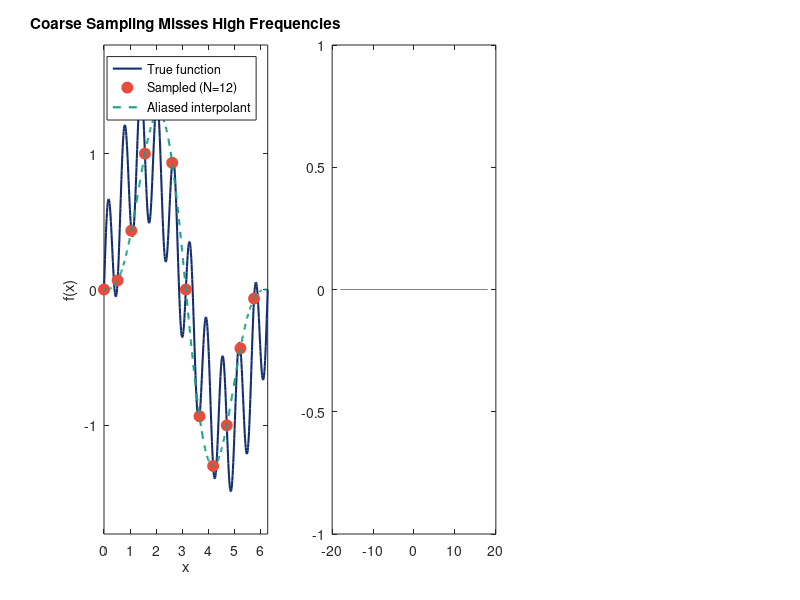

The MATLAB source for this figure: (Note: this script raises an error after producing the figure.)
%% aliasing_demo.m
%
% Visualization of the aliasing phenomenon (Theorem 2: Poisson summation).
%
% When a function is sampled at N equispaced points, frequencies differing
% by multiples of N become indistinguishable. High frequencies "fold" onto
% low frequencies.
%
% Author: Dr. Denys Dutykh (Khalifa University, Abu Dhabi, UAE)
% Part of "Computational Etudes: A Spectral Approach"
% https://github.com/dutykh/computational-etudes

clear; close all; clc;

%% Configuration
% Colors
NAVY = [0.078 0.176 0.431];
CORAL = [0.906 0.298 0.235];
TEAL = [0.086 0.627 0.522];
PURPLE = [0.608 0.349 0.714];

% Output path
script_dir = fileparts(mfilename('fullpath'));
output_dir = fullfile(script_dir, '..', '..', '..', 'textbook', 'figures', 'ch06', 'matlab');
output_file = fullfile(output_dir, 'aliasing_visualization.pdf');

if ~exist(output_dir, 'dir')
    mkdir(output_dir);
end

%% Create figure with 3 panels
fig = figure('Units', 'inches', 'Position', [1, 1, 12, 4]);

%% Panel 1: Coarse sampling misses oscillations
subplot(1, 3, 1);

% Function with low and high frequency content
f = @(x) sin(x) + 0.5 * sin(10*x);

x_fine = linspace(0, 2*pi, 500);
N_coarse = 12;
x_coarse = linspace(0, 2*pi, N_coarse+1);
x_coarse = x_coarse(1:end-1);

% Aliased interpolant: sin(10x) -> sin(10x - 12x) = sin(-2x)
f_aliased = @(x) sin(x) - 0.5 * sin(2*x);

plot(x_fine, f(x_fine), '-', 'Color', NAVY, 'LineWidth', 1.5, ...
     'DisplayName', 'True function');
hold on;
plot(x_coarse, f(x_coarse), 'o', 'Color', CORAL, 'MarkerSize', 8, ...
     'MarkerFaceColor', CORAL, 'DisplayName', sprintf('Sampled (N=%d)', N_coarse));
plot(x_fine, f_aliased(x_fine), '--', 'Color', TEAL, 'LineWidth', 1.5, ...
     'DisplayName', 'Aliased interpolant');

xlabel('x');
ylabel('f(x)');
title('Coarse Sampling Misses High Frequencies');
legend('Location', 'northeast', 'FontSize', 9);
xlim([0, 2*pi]);
ylim([-1.8, 1.8]);
box on;

%% Panel 2: Frequency folding schematic
subplot(1, 3, 2);

N = 12;
nyquist = N / 2;

% Frequency axis
plot([-18, 18], [0, 0], 'Color', [0.5 0.5 0.5], 'LineWidth', 0.5);
hold on;

% Nyquist boundaries
xline(-nyquist, '--', 'Color', [0.5 0.5 0.5], 'LineWidth', 1);
xline(nyquist, '--', 'Color', [0.5 0.5 0.5], 'LineWidth', 1);

% Shade resolved region
fill([-nyquist, nyquist, nyquist, -nyquist], [-0.8, -0.8, 0.8, 0.8], ...
     TEAL, 'FaceAlpha', 0.2, 'EdgeColor', 'none');
text(0, 0.6, {'Resolved', 'frequencies'}, 'HorizontalAlignment', 'center', ...
     'FontSize', 10, 'Color', TEAL);

% k=10 folds to k=-2
k_original = 10;
k_aliased = k_original - N;  % = -2
annotation('arrow', [0.55, 0.47], [0.65, 0.65], 'Color', CORAL, 'LineWidth', 2);
plot(k_original, 0.3, 'o', 'Color', CORAL, 'MarkerSize', 8, 'MarkerFaceColor', CORAL);
text(k_original, 0.45, sprintf('k=%d', k_original), 'HorizontalAlignment', 'center', ...
     'FontSize', 10, 'Color', CORAL);
text((k_original + k_aliased)/2, 0.5, 'folds to', 'HorizontalAlignment', 'center', ...
     'FontSize', 9, 'Color', CORAL);

% k=-10 folds to k=2
k_original2 = -10;
k_aliased2 = k_original2 + N;  % = 2
annotation('arrow', [0.45, 0.53], [0.35, 0.35], 'Color', PURPLE, 'LineWidth', 2);
plot(k_original2, -0.3, 'o', 'Color', PURPLE, 'MarkerSize', 8, 'MarkerFaceColor', PURPLE);
text(k_original2, -0.45, sprintf('k=%d', k_original2), 'HorizontalAlignment', 'center', ...
     'FontSize', 10, 'Color', PURPLE);

% Labels for boundaries
text(-nyquist, -0.7, {'-N/2', sprintf('=%d', -nyquist)}, 'HorizontalAlignment', 'center', ...
     'FontSize', 10, 'Color', [0.5 0.5 0.5]);
text(nyquist, -0.7, {'N/2', sprintf('=%d', nyquist)}, 'HorizontalAlignment', 'center', ...
     'FontSize', 10, 'Color', [0.5 0.5 0.5]);

xlabel('Wavenumber k');
title(sprintf('Frequency Folding (N=%d)', N));
xlim([-18, 18]);
ylim([-1, 1]);
set(gca, 'YTick', []);
box on;

%% Panel 3: True vs aliased spectrum
subplot(1, 3, 3);

% Function with significant high-frequency content
g = @(x) 1 ./ (1.5 + cos(x));

% Fine spectrum (truth)
N_fine = 128;
x_fine = linspace(0, 2*pi, N_fine+1);
x_fine = x_fine(1:end-1);
g_hat_fine = abs(fft(g(x_fine))) / N_fine;

% Coarse spectrum (aliased)
N_coarse = 16;
x_coarse = linspace(0, 2*pi, N_coarse+1);
x_coarse = x_coarse(1:end-1);
g_hat_coarse = abs(fft(g(x_coarse))) / N_coarse;

k_fine = 0:N_fine/2;
k_coarse = 0:N_coarse/2;

semilogy(k_fine, g_hat_fine(1:N_fine/2+1), 'o-', 'Color', NAVY, ...
         'MarkerSize', 3, 'LineWidth', 1, 'DisplayName', 'True spectrum (N=128)');
hold on;
semilogy(k_coarse, g_hat_coarse(1:N_coarse/2+1), 's-', 'Color', CORAL, ...
         'MarkerSize', 6, 'LineWidth', 1.5, 'DisplayName', sprintf('Aliased spectrum (N=%d)', N_coarse));

xline(N_coarse/2, '--', 'Color', [0.5 0.5 0.5], 'LineWidth', 1, 'HandleVisibility', 'off');
text(N_coarse/2 + 1, 1e-1, {'Nyquist', sprintf('(N/2=%d)', N_coarse/2)}, ...
     'FontSize', 9, 'Color', [0.5 0.5 0.5]);

xlabel('Wavenumber k');
ylabel('|\^g_k|');
title('True vs. Aliased Spectrum');
legend('Location', 'northeast', 'FontSize', 9);
xlim([-1, 50]);
ylim([1e-10, 1e1]);
box on;

%% Save figure
exportgraphics(fig, output_file, 'ContentType', 'vector');
exportgraphics(fig, strrep(output_file, '.pdf', '.png'), 'Resolution', 300);

fprintf('Figure saved to: %s\n', output_file);

close(fig);
